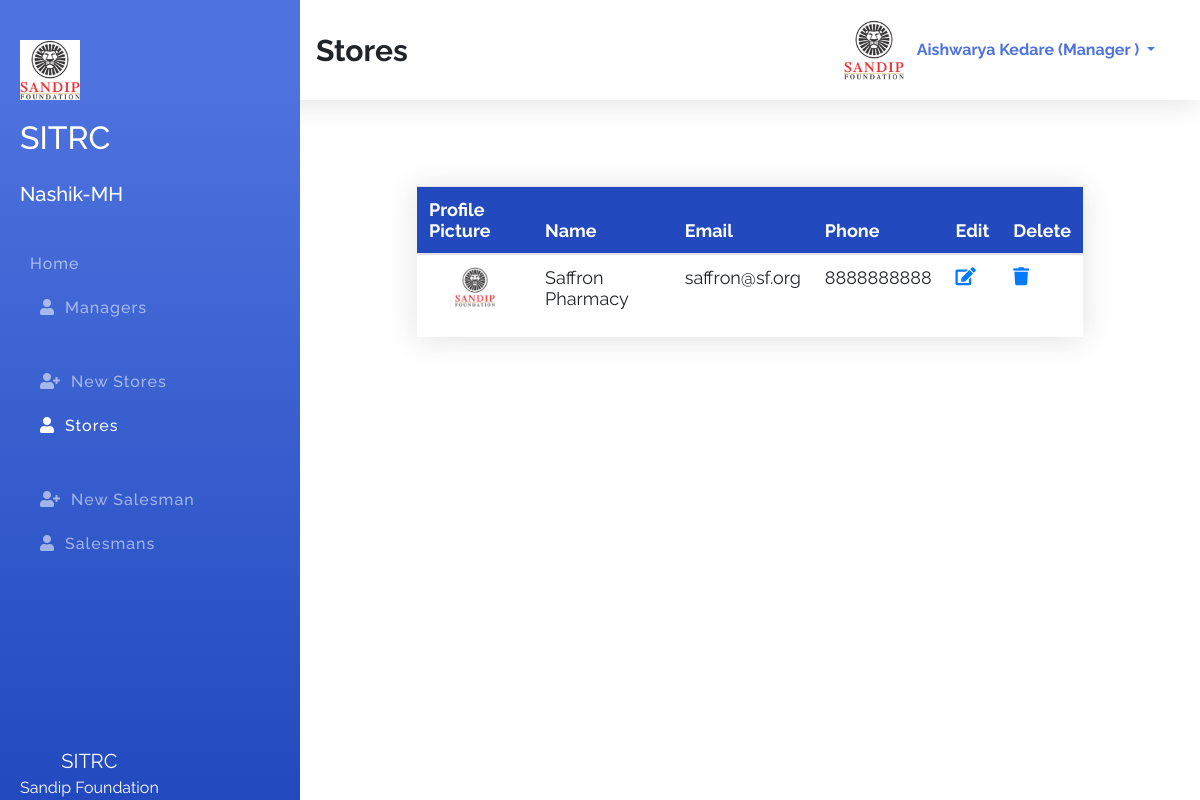
The app's page /index.php?id=allPharmacist (signed in) with its own data.
### tables this page shows
CREATE TABLE `managers` (
  `id` int(11) NOT NULL,
  `fname` varchar(100) NOT NULL,
  `lname` varchar(100) NOT NULL,
  `email` varchar(100) NOT NULL,
  `phone` varchar(100) NOT NULL,
  `password` varchar(100) NOT NULL,
  `role` varchar(100) NOT NULL DEFAULT 'manager',
  `avatar` varchar(255) NOT NULL DEFAULT 'avatar.png'
);

CREATE TABLE `pharmacists` (
  `id` int(11) NOT NULL,
  `fname` varchar(100) NOT NULL,
  `lname` varchar(100) NOT NULL,
  `email` varchar(100) NOT NULL,
  `phone` varchar(100) NOT NULL,
  `password` varchar(100) NOT NULL,
  `role` varchar(100) NOT NULL DEFAULT 'pharmacist',
  `avatar` varchar(255) NOT NULL DEFAULT 'avatar.png'
);

### index.php (the view, shortened to what this page needs)
<?php
    $sessionId = $_SESSION['id'] ?? '';
    $sessionRole = $_SESSION['role'] ?? '';
    $connection = mysqli_connect( DB_HOST, DB_USER, DB_PASSWORD, DB_NAME );
    $id = $_REQUEST['id'] ?? 'dashboard';
    $action = $_REQUEST['action'] ?? '';
?>
<!DOCTYPE html>
<html lang="en">
<head>
    <link rel="stylesheet" href="assets/css/bootstrap.min.css">
    <link rel="stylesheet" href="assets/css/all.min.css">
    <link rel="stylesheet" href="assets/css/style.css">
</head>
<body>
    <section class="topber">
        <div class="topber__title">
            <span class="topber__title--text">
                <?php
                    if ( 'dashboard' == $id ) {
                        echo "HOME";
                    } elseif ( 'addManager' == $id ) {
                        echo "New Manager";
                    } elseif ( 'allManager' == $id ) {
                        echo "Managers";
                    } elseif ( 'addPharmacist' == $id ) {
                        echo "New Store";
                    } elseif ( 'allPharmacist' == $id ) {
                        echo "Stores";
                    } elseif ( 'addSalesman' == $id ) {
                        echo "New Salesman";
                    } elseif ( 'allSalesman' == $id ) {
                        echo "Salesmans";
                    } elseif ( 'userProfile' == $id ) {
                        echo "Your Profile";
                    } elseif ( 'editManager' == $action ) {
                        echo "Edit Manager";
                    } elseif ( 'editPharmacist' == $action ) {
                        echo "Edit Pharmacist";
                    } elseif ( 'editSalesman' == $action ) {
                        echo "Edit Salesman";
                    }
                ?>
            </span>
        </div>
        <div class="topber__profile">
            <?php
                $query = "SELECT fname,lname,role,avatar FROM {$sessionRole}s WHERE id='$sessionId'";
                $result = mysqli_query( $connection, $query );
                if ( $data = mysqli_fetch_assoc( $result ) ) {
                    $fname = $data['fname'];
                    $lname = $data['lname'];
                    $role = $data['role'];
                    $avatar = $data['avatar'];
                ?>
                <img src="assets/img/<?php echo "$avatar"; ?>" height="60" width="60" class="square" alt="profile">
                <div class="dropdown">
                    <button class="btn dropdown-toggle" type="button" id="dropdownMenuButton" data-toggle="dropdown" aria-haspopup="true" aria-expanded="false">
                    <?php
                        echo "$fname $lname (" . ucwords( $role ) . " )";
                        }
                    ?>
                    </button>
                </div>
        </div>
    </section>
    <section id="sideber" class="sideber">
        <ul class="sideber__ber">
            <h3 class="sideber__panel"><img src="assets/img/<?php echo "$avatar"; ?>" height="60" width="60"><br><span><br><h2>SITRC</h2><br>Nashik-MH</i> </h3>
            <li id="left" class="sideber__item<?php if ( 'dashboard' == $id ) {
                                                  echo " active";
                                              }?>">
                <a href="index.php?id=dashboard">Home</a>
            </li>
            <li id="left" class="sideber__item<?php if ( 'allManager' == $id ) {
    echo " active";
}?>">
                <a href="index.php?id=allManager"><i id="left" class="fas fa-user"></i>Managers</a>
            </li>
            <?php if ( 'admin' == $sessionRole || 'manager' == $sessionRole ) {?>
                <li id="left" class="sideber__item sideber__item--modify<?php if ( 'addPharmacist' == $id ) {
                                                                            echo " active";
                                                                        }?>">
                    <a href="index.php?id=addPharmacist"><i id="left" class="fas fa-user-plus"></i></i>New
                        Stores</a>
                </li><?php }?>
            <li id="left" class="sideber__item<?php if ( 'allPharmacist' == $id ) {
    echo " active";
}?>">
                <a href="index.php?id=allPharmacist"><i id="left" class="fas fa-user"></i>Stores</a>
            </li>
            <?php if ( 'admin' == $sessionRole || 'manager' == $sessionRole || 'pharmacist' == $sessionRole ) {?>
                <li id="left" class="sideber__item sideber__item--modify<?php if ( 'addSalesman' == $id ) {
                                                                            echo " active";
                                                                        }?>">
                    <a href="index.php?id=addSalesman"><i id="left" class="fas fa-user-plus"></i>New Salesman</a>
                </li><?php }?>
            <li id="left" class="sideber__item<?php if ( 'allSalesman' == $id ) {
    echo " active";
}?>">
                <a href="index.php?id=allSalesman"><i id="left" class="fas fa-user"></i>Salesmans</a>
            </li>
        </ul>
        <footer class="text-center"><span>SITRC</span><br> Sandip Foundation</footer>
    </section>
    <section class="main">
        <div class="container">
            <div class="pharmacist">
                <?php if ( 'allPharmacist' == $id ) {?>
                    <div class="allPharmacist">
                        <div class="main__table">
                            <table class="table">
                                <thead>
                                    <tr>
                                        <th scope="col">Profile Picture</th>
                                        <th scope="col">Name</th>
                                        <th scope="col">Email</th>
                                        <th scope="col">Phone</th>
                                        <?php if ( 'admin' == $sessionRole || 'manager' == $sessionRole ) {?>
                                            <th scope="col">Edit</th>
                                            <th scope="col">Delete</th>
                                        <?php }?>
                                    </tr>
                                </thead>
                                <tbody>
                                    <?php
                                        $getPharmacist = "SELECT * FROM pharmacists";
                                            $result = mysqli_query( $connection, $getPharmacist );
                                        while ( $pharmacist = mysqli_fetch_assoc( $result ) ) {?>
                                        <tr>
                                            <td>
                                                <center><img class="square" width="40" height="40" src="assets/img/<?php echo $pharmacist['avatar']; ?>" alt=""></center>
                                            </td>
                                            <td><?php printf( "%s %s", $pharmacist['fname'], $pharmacist['lname'] );?></td>
                                            <td><?php printf( "%s", $pharmacist['email'] );?></td>
                                            <td><?php printf( "%s", $pharmacist['phone'] );?></td>
                                            <?php if ( 'admin' == $sessionRole || 'manager' == $sessionRole ) {?>
                                                <td><?php printf( "<a href='index.php?action=editPharmacist&id=%s'><i class='fas fa-edit'></i></a>", $pharmacist['id'] )?></td>
                                                <td><?php printf( "<a class='delete' href='index.php?action=deletePharmacist&id=%s'><i class='fas fa-trash'></i></a>", $pharmacist['id'] )?></td>
                                            <?php }?>
                                        </tr>
                                    <?php }?>
                                </tbody>
                            </table>
                        </div>
                    </div>
                <?php }?>
            </div>
        </div>
    </section>
</body>
</html>

### assets/css/style.css (style rules this page uses)
*, *::before, *::after { margin: 0; padding: 0; -webkit-box-sizing: border-box; box-sizing: border-box; }
body { font-family: "Raleway", sans-serif; }
a { text-decoration: none !important; }
.topber { position: fixed; width: 100%; top: 0; left: 0; padding-left: 300px; right: 0; z-index: 999; -webkit-box-shadow: 0 0.15rem 1.75rem 0 rgba(58, 59, 69, 0.15); box-shadow: 0 0.15rem 1.75rem 0 rgba(58, 59, 69, 0.15); background-color: #fff; }
.topber__title { height: 12.5vh; float: left; display: -webkit-box; display: -ms-flexbox; display: flex; -webkit-box-orient: horizontal; -webkit-box-direction: normal; -ms-flex-direction: row; flex-direction: row; -webkit-box-align: center; -ms-flex-align: center; align-items: center; padding-left: 1rem; }
.topber__title--text { font-size: 30px; font-weight: bold; }
.topber__profile { height: 12.5vh; float: right; padding-right: 10px; display: -webkit-box; display: -ms-flexbox; display: flex; -webkit-box-orient: horizontal; -webkit-box-direction: normal; -ms-flex-direction: row; flex-direction: row; -webkit-box-align: center; -ms-flex-align: center; align-items: center; padding: 2rem; }
.topber__profile button { color: #4e73df; line-height: 10px; font-weight: bold; }
.sideber { position: fixed; top: 0; overflow-y: auto; left: 0; bottom: 0; width: 300px; height: 100vh; padding: 40px 20px 20px 20px; background-color: #4e73df; background-image: -webkit-gradient(linear, left top, left bottom, color-stop(10%, #4e73df), to(#224abe)); background-image: linear-gradient(180deg, #4e73df 10%, #224abe 100%); background-size: cover; -webkit-transition: left 0.5s ease; transition: left 0.5s ease; z-index: 999; }
.sideber__ber { list-style: none; }
.sideber__panel { font-size: 20px; color: #fff; line-height: 1.2rem; padding-bottom: 30px; }
.sideber__item { padding: 10px; }
.sideber__item a { color: rgba(255, 255, 255, 0.55); font-size: 16px; letter-spacing: 1px; font-weight: 500; }
.sideber__item a i { color: rgba(255, 255, 255, 0.55); padding: 0 10px; }
.sideber__item:hover a, .sideber__item.active a, .sideber__item.active i, .sideber__item:hover i { color: #fff; -webkit-transition: 0.3s ease; transition: 0.3s ease; }
.sideber__item--modify { padding: 40px 10px 10px 10px; }
.sideber footer { position: absolute; bottom: 0; font-size: 16px; color: #fff; }
.sideber footer span { font-size: 20px; }
.main { margin-left: 300px; margin-top: 10vh; padding: 2rem; }
.main__table { margin: 50px 70px; -webkit-box-shadow: 0 0.15rem 1.75rem 0 rgba(58, 59, 69, 0.15); box-shadow: 0 0.15rem 1.75rem 0 rgba(58, 59, 69, 0.15); overflow-x: auto; }
.main__table .table { font-size: 18px; font-weight: 400; }
.main__table .table th { color: #ffffff; background: #224abe; }

### records on screen
managers: avatar (placeholder picture), fname "Aishwarya", lname "Kedare", role "Manager"
pharmacists: avatar (placeholder picture), fname "Saffron", lname "Pharmacy", email "saffron@sf.org", phone "8888888888"
